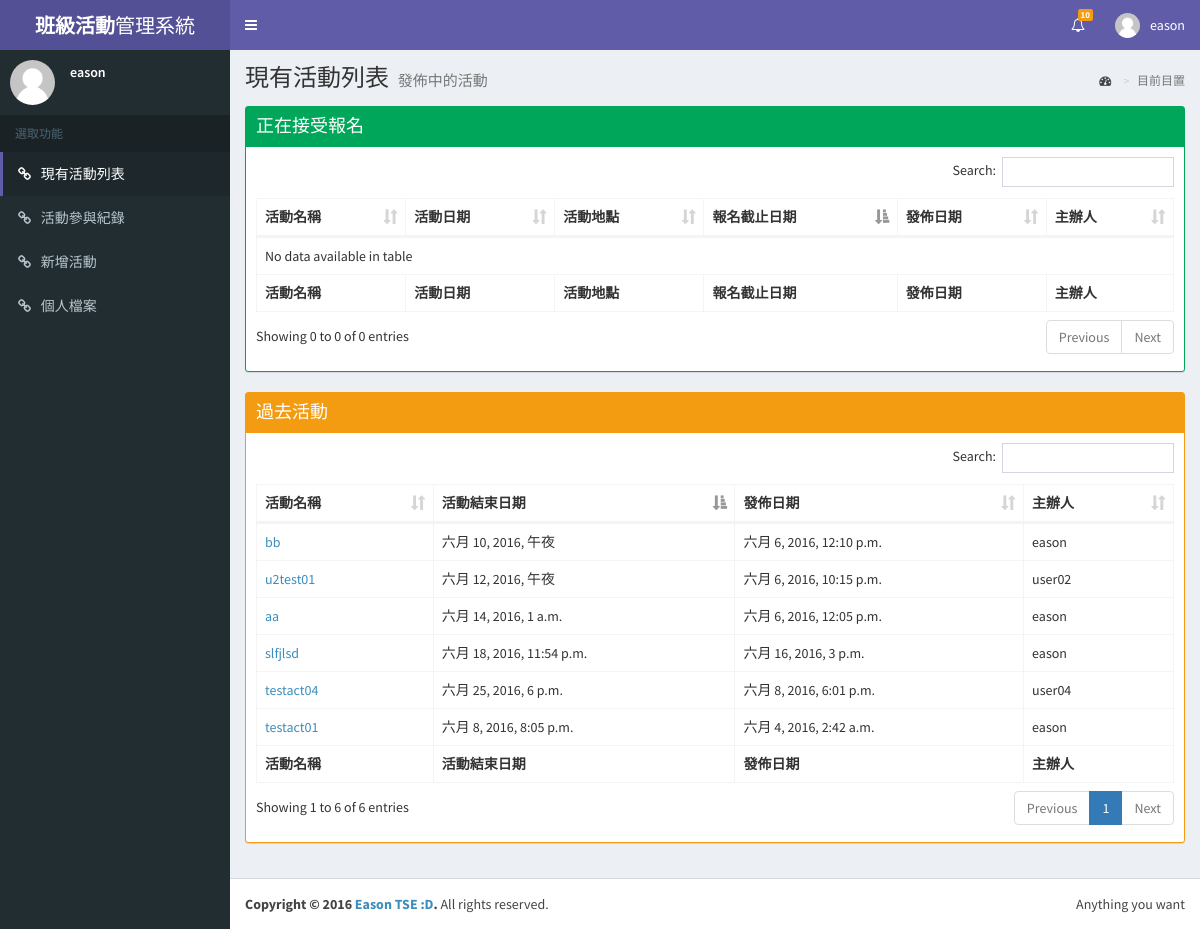
/event_list (signed in), run on the app's committed database.
### main/models.py (models this page shows, shortened)
class Event(models.Model):
    e_name = models.CharField(max_length=255)
    e_startdate = models.DateTimeField()
    e_enddate = models.DateTimeField()
    e_place = models.TextField()
    e_description = models.TextField()
    e_deadline = models.DateTimeField()
    e_postdate = models.DateTimeField()
    e_organizer = models.ForeignKey(User, related_name='e_organizer')
    e_participant = models.ManyToManyField(User,
                                           related_name='e_participant',
                                           through='Participation')
    e_admin = models.ManyToManyField(User, related_name='e_admin')

### main/views/event.py (the view)
# urls.py: url(r'^event_list$', e.event_list, name='event_list'),
@login_required
def event_list(request):
    username = request.user.username
    event_list = Event.objects.filter(
        e_deadline__gt=timezone.localtime(timezone.now()))
    p_event_list = Event.objects.filter(
        e_enddate__lt=timezone.localtime(timezone.now()))
    return render(request, 'event_list.html', locals())

### main/templates/event_list.html (shortened to what this page needs)
{% extends "base.html" %}
{% load staticfiles %}
{% block head_script %}
<link rel="stylesheet" href="{% static "plugins/datatables/dataTables.bootstrap.css" %}">
{% endblock %}
{% block active-list %} class="active"{% endblock %}
{% block page-header %}
現有活動列表
{% endblock %}
{% block page-header-desc %}
發佈中的活動
{% endblock %}
{% block page-content %}
<div class="row">
  <div class="col-xs-12">
    <div class="box box-solid box-success">
      <div class="box-header">
        <h3 class="box-title">正在接受報名</h3>
      </div>
      <div class="box-body">
        <table id="event_list" class="table table-bordered table-hover">
          <thead>
          <tr>
            <th>活動名稱</th>
            <th>活動日期</th>
            <th>活動地點</th>
            <th>報名截止日期</th>
            <th>發佈日期</th>
            <th>主辦人</th>
          </tr>
          </thead>
          <tbody>
          </tbody>
          <tfoot>
          <tr>
            <th>活動名稱</th>
            <th>活動日期</th>
            <th>活動地點</th>
            <th>報名截止日期</th>
            <th>發佈日期</th>
            <th>主辦人</th>
          </tr>
          </tfoot>
        </table>
      </div>
    </div>
  </div>
</div>
<div class="row">
  <div class="col-xs-12">
    <div class="box box-solid box-warning">
      <div class="box-header">
        <h3 class="box-title">過去活動</h3>
      </div>
      <div class="box-body">
        <table id="p_event_list" class="table table-bordered table-hover">
          <thead>
          <tr>
            <th>活動名稱</th>
            <th>活動結束日期</th>
            <th>發佈日期</th>
            <th>主辦人</th>
          </tr>
          </thead>
          <tbody>
            {% for e in p_event_list %}
            <tr>
              <td><a href="event_details?eventid={{e.id}}">{{ e.e_name }}</a></td>
              <td>{{ e.e_enddate }}</td>
              <td>{{ e.e_postdate }}</td>
              <td>{{ e.e_organizer }}</td>
            </tr>
            {% endfor %}
          </tbody>
          <tfoot>
          <tr>
            <th>活動名稱</th>
            <th>活動結束日期</th>
            <th>發佈日期</th>
            <th>主辦人</th>
          </tr>
          </tfoot>
        </table>
      </div>
    </div>
  </div>
</div>
{% endblock %}

### templates/base.html (shortened to what this page needs)
{% load staticfiles %}
<!DOCTYPE html>
<html>
<head>
    <link rel="stylesheet" href="{% static "bootstrap/css/bootstrap.min.css" %}">
    <link rel="stylesheet" href="https://maxcdn.bootstrapcdn.com/font-awesome/4.4.0/css/font-awesome.min.css">
    <link rel="stylesheet" href="https://code.ionicframework.com/ionicons/2.0.1/css/ionicons.min.css">
    <link rel="stylesheet" href="{% static "dist/css/AdminLTE.min.css" %}">
    <link rel="stylesheet" href="{% static "dist/css/skins/skin-purple.min.css" %}">
    {% block head_script %}{% endblock %}
</head>
<body class="hold-transition skin-purple sidebar-mini">
    <div class="wrapper">
        <header class="main-header">
            <a href="event_list" class="logo">
                <span class="logo-lg"><b>班級活動</b>管理系統</span>
            </a>
            <nav class="navbar navbar-static-top" role="navigation">
                <a href="#" class="sidebar-toggle" data-toggle="offcanvas" role="button">
                </a>
                <div class="navbar-custom-menu">
                    <ul class="nav navbar-nav">
                        <li class="dropdown notifications-menu">
                            <a href="#" class="dropdown-toggle" data-toggle="dropdown">
                                <i class="fa fa-bell-o"></i>
                                <span class="label label-warning">10</span>
                            </a>
                        </li>
                        <li class="dropdown user user-menu">
                            <a href="#" class="dropdown-toggle" data-toggle="dropdown">
                                <img src="{% static "dist/img/default-user-image.png" %}" class="user-image" alt="User Image">
                                <span class="hidden-xs">{{ username }}</span>
                            </a>
                        </li>
                    </ul>
                </div>
            </nav>
        </header>
        <aside class="main-sidebar">
            <section class="sidebar">
                <div class="user-panel">
                    <div class="pull-left image">
                        <img src="{% static "dist/img/default-user-image.png" %}" class="img-circle" alt="User Image">
                    </div>
                    <div class="pull-left info">
                        <p>{{ username }}</p>
                    </div>
                </div>
                <ul class="sidebar-menu">
                    <li class="header">選取功能</li>
                    <li{% block active-list %}{% endblock %}>
                      <a href="event_list"><i class="fa fa-link"></i> <span>現有活動列表</span></a>
                    </li>
                    <li{% block active-joint %}{% endblock %}>
                      <a href="event_record"><i class="fa fa-link"></i> <span>活動參與紀錄</span></a>
                    </li>
                    <li{% block active-new %}{% endblock %}>
                      <a href="add_event"><i class="fa fa-link"></i> <span>新增活動</span></a>
                    </li>
                    <li{% block active-personal %}{% endblock %}>
                      <a href="profile"><i class="fa fa-link"></i> <span>個人檔案</span></a>
                    </li>
                </ul>
            </section>
        </aside>
        <div class="content-wrapper">
            <section class="content-header">
                <h1>
            {% block page-header %}
            {% endblock %}
            <small>{% block page-header-desc %}
            {% endblock %}</small>
          </h1>
                <ol class="breadcrumb">
                    <li><a href="#"><i class="fa fa-dashboard"></i> </a></li>
                    <li class="active">目前目置</li>
                </ol>
            </section>
            <section class="content">
              {% block page-content %}
              {% endblock %}
            </section>
        </div>
        <footer class="main-footer">
            <div class="pull-right hidden-xs">
                Anything you want
            </div>
            <strong>Copyright &copy; 2016 <a href="#">Eason TSE :D</a>.</strong> All rights reserved.
        </footer>
    </div>
</body>
</html>

### data on the page
Event: e_name "testact01", e_enddate "六月 8, 2016, 8:05 p.m.", e_postdate "六月 4, 2016, 2:42 a.m.", e_organizer "eason"
Event: e_name "aa", e_enddate "六月 14, 2016, 1 a.m.", e_postdate "六月 6, 2016, 12:05 p.m.", e_organizer "eason"
Event: e_name "bb", e_enddate "六月 10, 2016, 午夜", e_postdate "六月 6, 2016, 12:10 p.m.", e_organizer "eason"
Event: e_name "u2test01", e_enddate "六月 12, 2016, 午夜", e_postdate "六月 6, 2016, 10:15 p.m.", e_organizer "user02"
Event: e_name "testact04", e_enddate "六月 25, 2016, 6 p.m.", e_postdate "六月 8, 2016, 6:01 p.m.", e_organizer "user04"
Event: e_name "slfjlsd", e_enddate "六月 18, 2016, 11:54 p.m.", e_postdate "六月 16, 2016, 3 p.m.", e_organizer "eason"

### other printed values
{{ username }} "eason"
